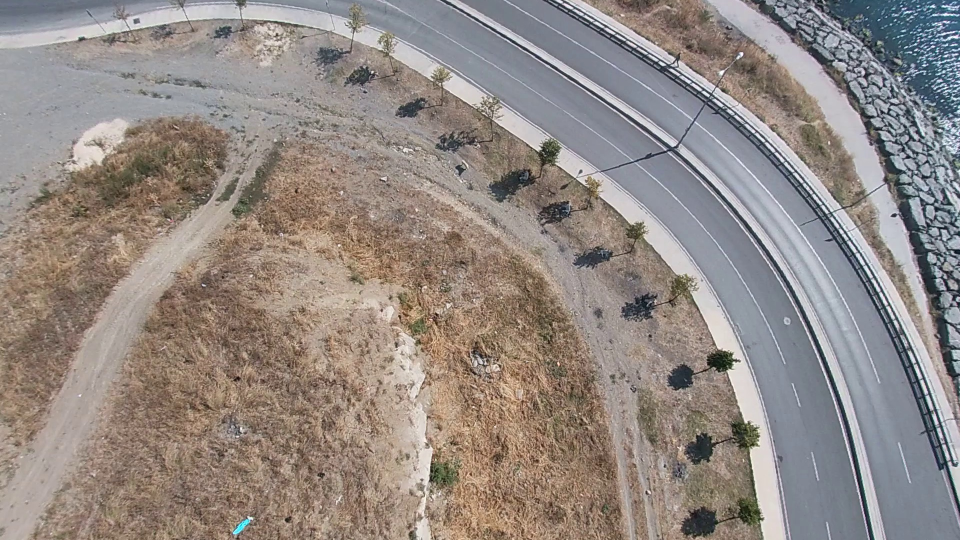
#> input picture son/karaelmas/gir/frame0.jpg, 1920 x 1080 px, found by its file name (shown at 1/2 size); its folder holds 4 pictures in this run
$ python goster300.py
#> lines starting #> are read from the running program, lines starting #| are printed output that depends on the picture; after the words box and inside, x2 and y2 are one past the last pixel; in counts of white or black regions, pixels touching at a corner belong together
#!/usr/bin/python


import argparse
import sys
import glob
import os
import numpy as np
import cv2
import json
import urllib.request


#engin
with open("response1.json") as json_file1:
#> (reads son/karaelmas/response1.json from the repository)
 dosyalistesi=json.load(json_file1)
dosyasayisi= len(dosyalistesi)-1
hedefklasor='gir/'

frame_idlist=[]
secilendosyalist=[]
for item in dosyalistesi:
 frame_idlist=frame_idlist+[(item['frame_id'])]
 secilendosya=item['frame_link']
 dosyaAdi = secilendosya.replace("http://212.68.57.202/images/", "")
 #dosyaAdi = dosyaAdi.replace("B23072019_V1_K1/", "")
 #dosyaAdi = dosyaAdi.replace("T190619_V4_K1/", "")
 resimadi = dosyaAdi.replace(".jpg", "")
 secilendosyalist=secilendosyalist+[dosyaAdi]
 #dosyasayisi=dosyasayisi-1
#print(len(secilendosyalist))
#print(len(frame_idlist))
dx=0
with open("testepoch300.json") as json_file:
#> (reads testepoch300.json from the repository)
 data = json.load(json_file)
 for jsn in data['frameler']:
  print(frame_idlist[dx],jsn['frame_id'],secilendosyalist[jsn['frame_id']-1])
  if frame_idlist[dx]==jsn['frame_id']:
   url = hedefklasor + secilendosyalist[jsn['frame_id']-1]
   objs = jsn['objeler']
   image = cv2.imread(url,cv2.IMREAD_COLOR)
#> image is the input picture: shape (1080, 1920, 3); mean B, G, R 132, 137.2, 146.4
   for o in objs:
    if(o['tur'] == 'yaya'):
     color = (0,0,255)
    else:
     color = (255,0,0)
    cv2.rectangle(image, (int(o['x1']),int(o['y1'])), (int(o['x2']),int(o['y2'])), color, 2)
    #cv2.putText(image1,str(o['x1']),(10,500),cv2.FONT_HERSHEY_SIMPLEX,3,(255,255,255),2)
   image=cv2.putText(image,secilendosyalist[jsn['frame_id']-1]+'_'+str(jsn['frame_id']),(10,500),cv2.FONT_HERSHEY_SIMPLEX,3,(255,255,255),8,cv2.LINE_AA)
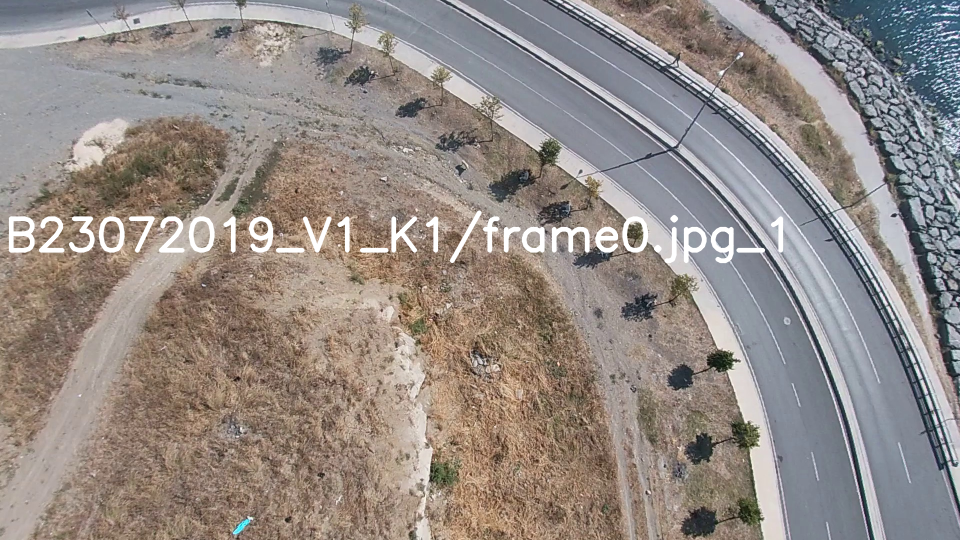
#> image: shape (1080, 1920, 3) (shown at 1/2 size); 1.86% of pixels changed, all inside (x1, y1, x2, y2) = (17, 420, 1567, 527)
   image=cv2.resize(image,(800,600))
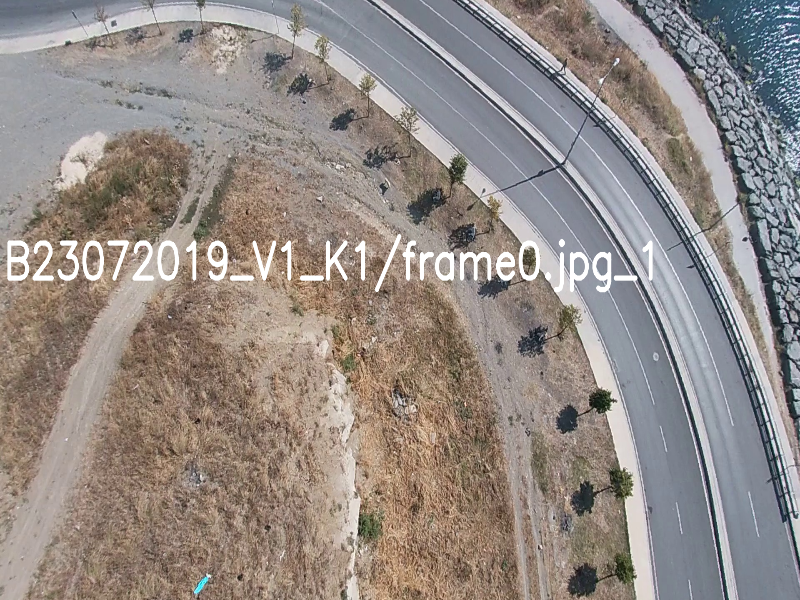
#> image: shape (600, 800, 3); mean B, G, R 133.9, 138.9, 147.9
   cv2.imshow("Deneme",image)
   cv2.waitKey(0)
  dx=dx+1
#> pass 2 of the loop `for jsn in data['frameler']:`:
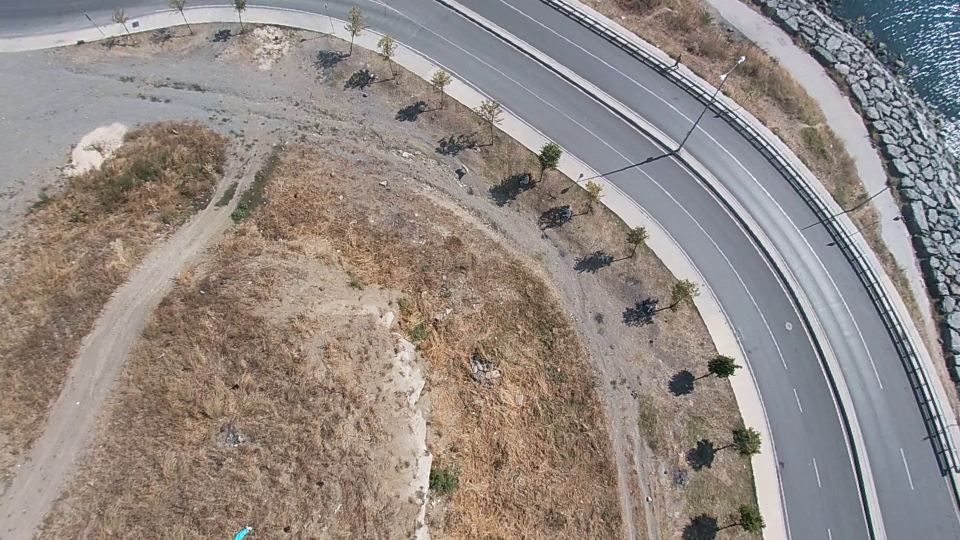
#> input picture son/karaelmas/gir/frame4.jpg, 1920 x 1080 px, found by its file name (shown at 1/2 size)
#> image is the input picture: shape (1080, 1920, 3); mean B, G, R 132.5, 137.5, 146.7
#> `image=cv2.putText(image,secilendosyalist[jsn['frame_id']-1]+'_'+str(js..`:
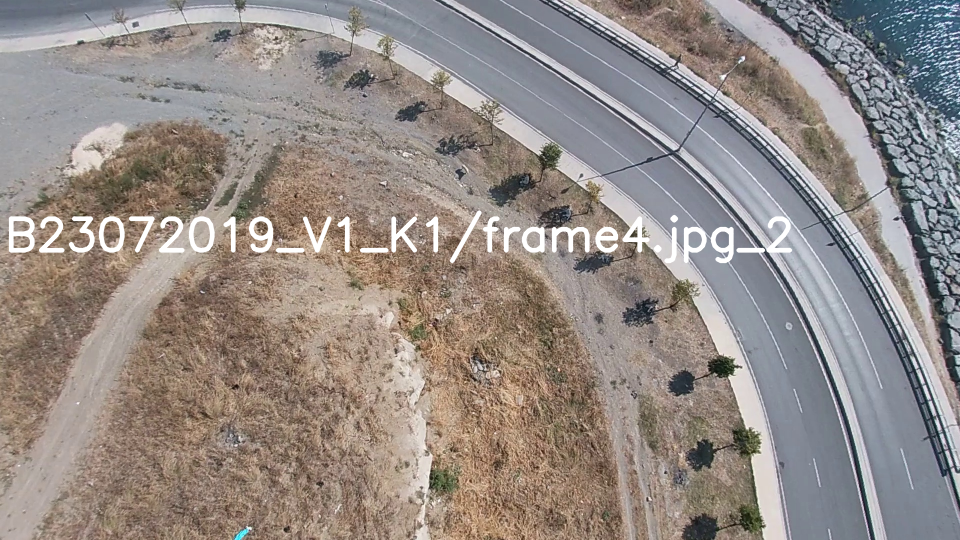
#> image: shape (1080, 1920, 3) (shown at 1/2 size); 1.88% of pixels changed, all inside (x1, y1, x2, y2) = (17, 420, 1585, 527)
#> `image=cv2.resize(image,(800,600))`:
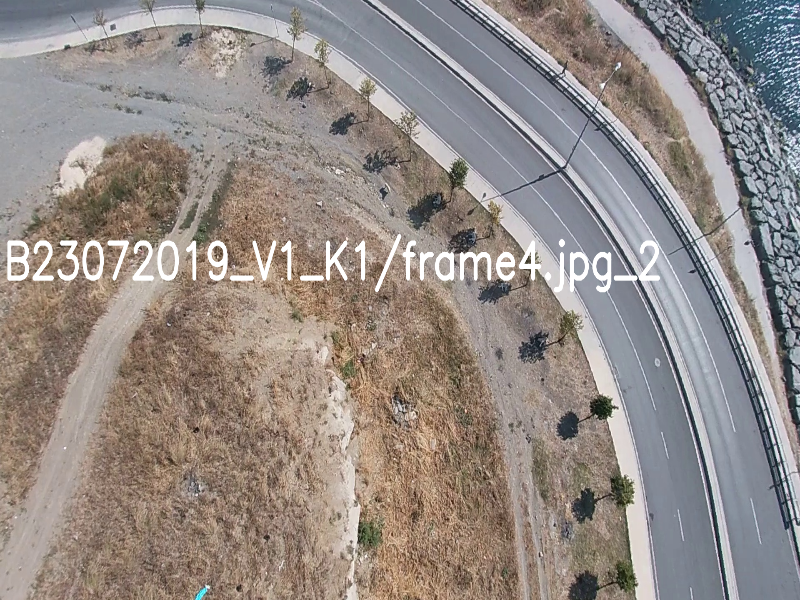
#> image: shape (600, 800, 3); mean B, G, R 134.5, 139.3, 148.3
#> (the run stopped early here; a loop or call above may not have finished)
